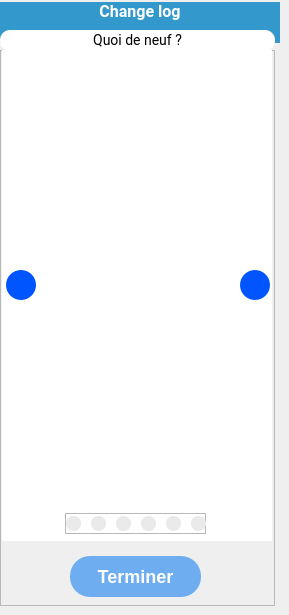
   <widget class="QWidget" name="page_3">
    <widget class="QLabel" name="cgu_2">
     <property name="geometry">
      <rect>
       <x>0</x>
       <y>2</y>
       <width>280</width>
       <height>41</height>
      </rect>
     </property>
     <property name="styleSheet">
      <string notr="true">background-color: rgb(51, 153, 204);
color: rgb(255, 255, 255);font-size:16px; font-weight:bold; font-family:Roboto ;</string>
     </property>
     <property name="text">
      <string>Change log</string>
     </property>
     <property name="alignment">
      <set>Qt::AlignHCenter|Qt::AlignTop</set>
     </property>
    </widget>
    <widget class="QLabel" name="read_carefuly_2">
     <property name="geometry">
      <rect>
       <x>0</x>
       <y>30</y>
       <width>275</width>
       <height>21</height>
      </rect>
     </property>
     <property name="styleSheet">
      <string notr="true">color: rgb(0, 0, 0);
background-color: rgb(255, 255, 255);font-size:14px; font-family:Roboto ;
border-radius:10px;</string>
     </property>
     <property name="text">
      <string>Quoi de neuf ?</string>
     </property>
     <property name="alignment">
      <set>Qt::AlignCenter</set>
     </property>
    </widget>
    <widget class="QFrame" name="whatnews_frame">
     <property name="geometry">
      <rect>
       <x>0</x>
       <y>50</y>
       <width>275</width>
       <height>556</height>
      </rect>
     </property>
     <property name="styleSheet">
      <string notr="true"/>
     </property>
     <property name="frameShape">
      <enum>QFrame::StyledPanel</enum>
     </property>
     <property name="frameShadow">
      <enum>QFrame::Raised</enum>
     </property>
     <widget class="QStackedWidget" name="what_isnew">
      <property name="geometry">
       <rect>
        <x>2</x>
        <y>0</y>
        <width>270</width>
        <height>491</height>
       </rect>
      </property>
      <property name="styleSheet">
       <string notr="true">background-color: #FFFFFF;</string>
      </property>
      <property name="currentIndex">
       <number>0</number>
      </property>
      <widget class="QWidget" name="w0">
       <property name="styleSheet">
        <string notr="true">image: url(:/features/Features/0.png);</string>
       </property>
      </widget>
      <widget class="QWidget" name="w1">
       <property name="styleSheet">
        <string notr="true">image: url(:/features/Features/1.png);</string>
       </property>
      </widget>
      <widget class="QWidget" name="w2">
       <property name="styleSheet">
        <string notr="true">image: url(:/features/Features/2.png);</string>
       </property>
      </widget>
      <widget class="QWidget" name="w3">
       <property name="styleSheet">
        <string notr="true">image: url(:/features/Features/3.png);</string>
       </property>
      </widget>
      <widget class="QWidget" name="w4">
       <property name="styleSheet">
        <string notr="true">image: url(:/features/Features/4.png);</string>
       </property>
      </widget>
      <widget class="QWidget" name="w5">
       <property name="styleSheet">
        <string notr="true">image: url(:/features/Features/5.png);</string>
       </property>
      </widget>
     </widget>
     <widget class="QPushButton" name="next_feature">
      <property name="geometry">
       <rect>
        <x>240</x>
        <y>220</y>
        <width>30</width>
        <height>30</height>
       </rect>
      </property>
      <property name="styleSheet">
       <string notr="true">QPushButton{
	border-radius:15px;
	background-color:#0055FF;
	background-image: url(:/cils/cils/cil-chevron-circle-right-alt.png);
	background-position:center;
	background-repeat:no-repeat;
}</string>
      </property>
      <property name="text">
       <string/>
      </property>
     </widget>
     <widget class="QPushButton" name="prev_feature">
      <property name="geometry">
       <rect>
        <x>6</x>
        <y>220</y>
        <width>30</width>
        <height>30</height>
       </rect>
      </property>
      <property name="styleSheet">
       <string notr="true">QPushButton{
	border-radius:15px;
	background-color:#0055FF;
	background-image: url(:/cils/cils/cil-chevron-circle-left-alt.png);
	background-position:center;
	background-repeat:no-repeat;
}</string>
      </property>
      <property name="text">
       <string/>
      </property>
     </widget>
     <widget class="QPushButton" name="terminate">
      <property name="geometry">
       <rect>
        <x>70</x>
        <y>506</y>
        <width>131</width>
        <height>41</height>
       </rect>
      </property>
      <property name="styleSheet">
       <string notr="true">QPushButton{
	border:none; 
	border-radius:20px; 
	font-size:18px; 
	font-weight:bold;
	padding-left:15px;
	padding-right:15px; 
	background-color:rgba(57, 146, 240, 180);
	color:#FFFFFF;
}

QPushButton:hover{
	border:2px solid rgba(57, 146, 240, 250); 
	font-weight:0;
	background-color:#FFFFFF;
	color:rgba(57, 146, 240, 250);
}</string>
      </property>
      <property name="text">
       <string>Terminer</string>
      </property>
     </widget>
     <widget class="QFrame" name="current_feature">
      <property name="geometry">
       <rect>
        <x>65</x>
        <y>463</y>
        <width>141</width>
        <height>21</height>
       </rect>
      </property>
      <property name="styleSheet">
       <string notr="true">background:none;
outline:none;</string>
      </property>
      <property name="frameShape">
       <enum>QFrame::StyledPanel</enum>
      </property>
      <property name="frameShadow">
       <enum>QFrame::Raised</enum>
      </property>
      <layout class="QHBoxLayout" name="horizontalLayout">
       <property name="spacing">
        <number>10</number>
       </property>
       <property name="leftMargin">
        <number>0</number>
       </property>
       <property name="topMargin">
        <number>0</number>
       </property>
       <property name="rightMargin">
        <number>0</number>
       </property>
       <property name="bottomMargin">
        <number>0</number>
       </property>
       <item>
        <widget class="QPushButton" name="feature_0">
         <property name="minimumSize">
          <size>
           <width>15</width>
           <height>15</height>
          </size>
         </property>
         <property name="maximumSize">
          <size>
           <width>15</width>
           <height>15</height>
          </size>
         </property>
         <property name="styleSheet">
          <string notr="true">QPushButton{
	background-color:#EAEAEA;
	border-radius:7px;
}

QPushButton:hover{
	background-color:#3385CC;
}</string>
         </property>
         <property name="text">
          <string/>
         </property>
        </widget>
       </item>
       <item>
        <widget class="QPushButton" name="feature_1">
         <property name="minimumSize">
          <size>
           <width>15</width>
           <height>15</height>
          </size>
         </property>
         <property name="maximumSize">
          <size>
           <width>15</width>
           <height>15</height>
          </size>
         </property>
         <property name="styleSheet">
          <string notr="true">QPushButton{
	background-color:#EAEAEA;
	border-radius:7px;
}

QPushButton:hover{
	background-color:#3385CC;
}</string>
         </property>
         <property name="text">
          <string/>
         </property>
        </widget>
       </item>
       <item>
        <widget class="QPushButton" name="feature_2">
         <property name="minimumSize">
          <size>
           <width>15</width>
           <height>15</height>
          </size>
         </property>
         <property name="maximumSize">
          <size>
           <width>15</width>
           <height>15</height>
          </size>
         </property>
         <property name="styleSheet">
          <string notr="true">QPushButton{
	background-color:#EAEAEA;
	border-radius:7px;
}

QPushButton:hover{
	background-color:#3385CC;
}</string>
         </property>
         <property name="text">
          <string/>
         </property>
        </widget>
       </item>
       <item>
        <widget class="QPushButton" name="feature_3">
         <property name="minimumSize">
          <size>
           <width>15</width>
           <height>15</height>
          </size>
         </property>
         <property name="maximumSize">
          <size>
           <width>15</width>
           <height>15</height>
          </size>
         </property>
         <property name="styleSheet">
          <string notr="true">QPushButton{
	background-color:#EAEAEA;
	border-radius:7px;
}

QPushButton:hover{
	background-color:#3385CC;
}</string>
         </property>
         <property name="text">
          <string/>
         </property>
        </widget>
       </item>
       <item>
        <widget class="QPushButton" name="feature_4">
         <property name="minimumSize">
          <size>
           <width>15</width>
           <height>15</height>
          </size>
         </property>
         <property name="maximumSize">
          <size>
           <width>15</width>
           <height>15</height>
          </size>
         </property>
         <property name="styleSheet">
          <string notr="true">QPushButton{
	background-color:#EAEAEA;
	border-radius:7px;
}

QPushButton:hover{
	background-color:#3385CC;
}</string>
         </property>
         <property name="text">
          <string/>
         </property>
        </widget>
       </item>
       <item>
        <widget class="QPushButton" name="feature_5">
         <property name="minimumSize">
          <size>
           <width>15</width>
           <height>15</height>
          </size>
         </property>
         <property name="maximumSize">
          <size>
           <width>15</width>
           <height>15</height>
          </size>
         </property>
         <property name="styleSheet">
          <string notr="true">QPushButton{
	background-color:#EAEAEA;
	border-radius:7px;
}

QPushButton:hover{
	background-color:#3385CC;
}</string>
         </property>
         <property name="text">
          <string/>
         </property>
        </widget>
       </item>
      </layout>
     </widget>
    </widget>
   </widget>
